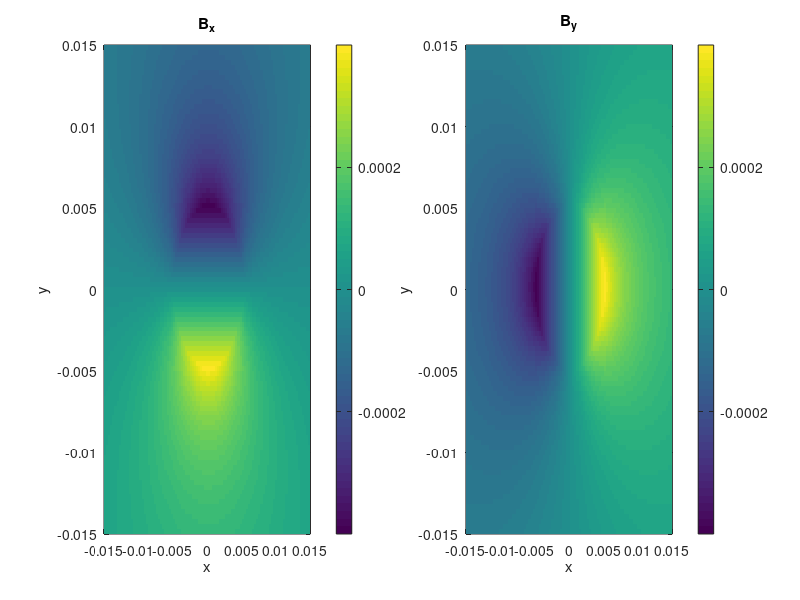
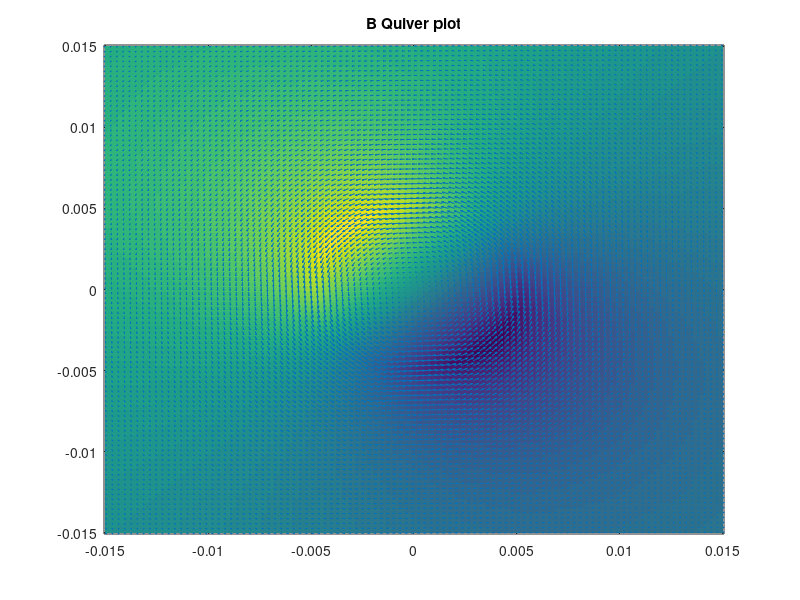
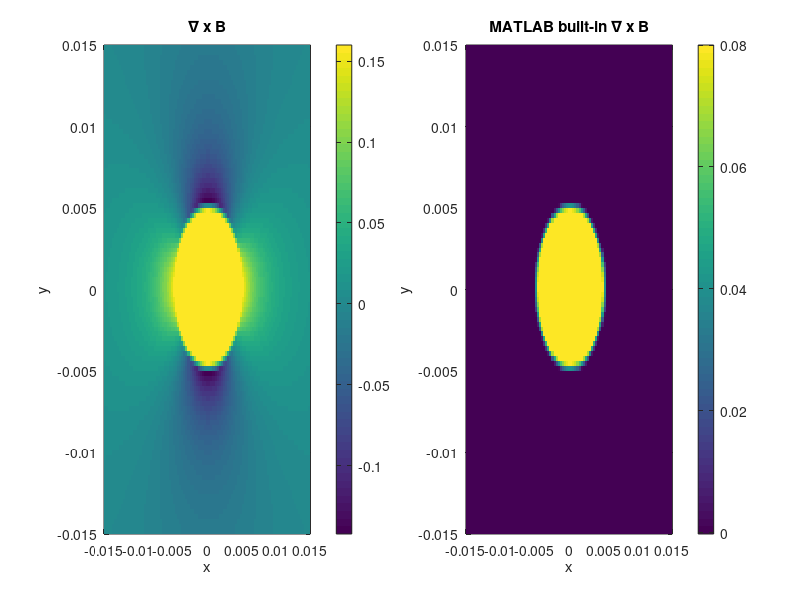
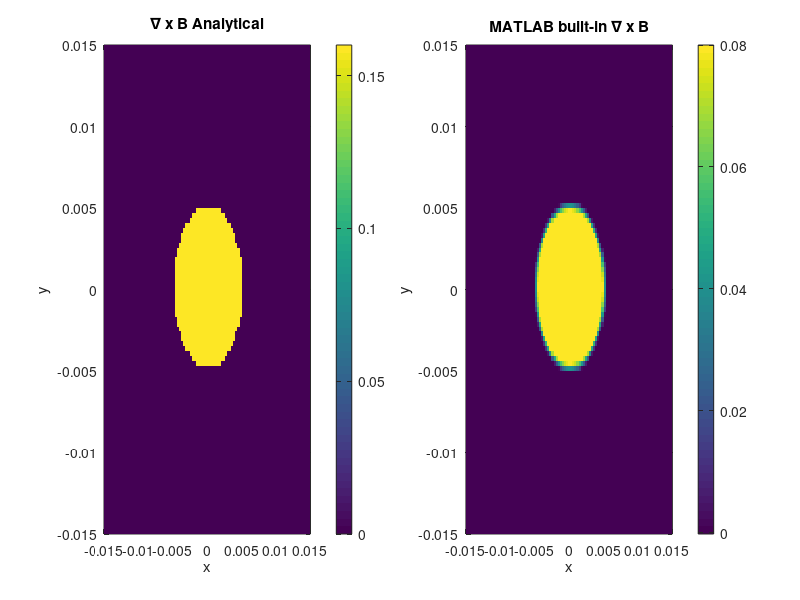

The MATLAB script that drew these images, in order: (Note: a time limit stopped this script after it produced the figures.)
%% Introduction
%Aldous George
%EP 501
%Project 5
%This code contains excerpts from codes provided by Dr. Zettergen.
%https://github.com/Zettergren-Courses/EP501_matlab/
clc
clearvars
close all
%% Problem 1

disp('Problem 1');
%Initiation
I   = 10;               %(A)
mu0 = 4*pi*10^(-7);     %(H/m)
a   = 0.005;            %(m)

lx=100;                 %size of x
ly=100;                 %size of y
x = linspace(-3*a,3*a,lx);
y = linspace(-3*a,3*a,ly);
[X,Y] = meshgrid(x,y);

Bx = zeros(lx,ly);
By = zeros(lx,ly);

for i=1:lx
    for j=1:ly
        cond = sqrt(x(i)^2+y(j)^2); %condition for piecewise function
        if cond<a
            Bx(i,j) = (mu0*I/(2*pi*a^2))*cond*(-(y(j)/cond));
            By(i,j) = (mu0*I/(2*pi*a^2))*cond*(x(i)/cond);
        else
            Bx(i,j) = (mu0*I/(2*pi))*(1/cond)*(-(y(j)/cond));
            By(i,j) = (mu0*I/(2*pi))*(1/cond)*(x(i)/cond);
        end %if
    end %for
end %for

%1-a
disp('1-a');
%plot
%Bx
figure(1);
subplot(1,2,1);
pcolor(X,Y,Bx');
xlim([-3*a,3*a]);
ylim([-3*a,3*a]);
xlabel('x');
ylabel('y');
title('B_x');
colorbar
shading flat
hold on
%By
figure(1)
subplot(1,2,2)
pcolor(X,Y,By');
xlim([-3*a,3*a]);
ylim([-3*a,3*a]);
xlabel('x');
ylabel('y');
title('B_y');
colorbar
shading flat

%1-b
disp('1-b')
figure(2)
pcolor(X,Y,Bx+By)
shading flat
hold on
quiver(X,Y,Bx',By');
title('B Quiver plot');

%1-c
disp('1-c')
dx=x(2)-x(1);
dy=y(2)-y(1);
gradBx=zeros(size(Bx));
gradBy=zeros(size(By));

Bx=Bx';
for i=1:lx      %Forward Difference
    gradBx(1,i)=(Bx(2,i)-Bx(1,i))/dy;                   %dBx/dy
    gradBy(1,i)=(By(2,i)-By(1,i))/dx;                   %dBy/dx
end


for j=1:ly      %Centered Difference
    for i=2:lx-1
        gradBx(i,j)=(Bx(i+1,j)-Bx(i-1,j))/2/dy;         %dBx/dy
        gradBy(i,j)=(By(i+1,j)-By(i-1,j))/2/dx;         %dBy/dx
    end %for
end %for

for i=1:lx      %Backward difference
    gradBx(lx,i)=(Bx(lx,i)-Bx(lx-1,i))/dy;              %dBx/dy
    gradBy(lx,i)=(By(lx,i)-By(lx-1,i))/dx;              %dBy/dx
end

curlB = gradBy-gradBx;
figure(3)
subplot(1,2,1)
pcolor(X,Y,curlB);
xlabel('x');
ylabel('y');
title('\nabla x B');
colorbar
shading flat

curlM = curl(X,Y,Bx,By');
figure(3)
subplot(1,2,2)
pcolor(X,Y,curlM);
xlabel('x');
ylabel('y');
title('MATLAB built-in \nabla x B');
colorbar
shading flat

%1-d
disp('1-d')

%Analytical
for i=1:lx
    for j=1:ly
        cond = sqrt(x(i)^2+y(j)^2); %condition for piecewise function
        if cond<a
            gradBxA(i,j) = -(mu0*I/(2*pi*a^2));
            gradByA(i,j) = (mu0*I/(2*pi*a^2));
        else
            gradBxA(i,j) = -(mu0*I/(2*pi))*(x(i)^2-y(j)^2)/(x(i)^2+y(j)^2)^2;
            gradByA(i,j) = (mu0*I/(2*pi))*(-x(i)^2+y(j)^2)/(x(i)^2+y(j)^2)^2;
        end %if
    end %for
end %for

CurlA=gradByA-gradBxA;

figure(4)
subplot(1,2,1)
pcolor(X,Y,CurlA);
xlabel('x');
ylabel('y');
title('\nabla x B Analytical');
colorbar
shading flat

figure(4)
subplot(1,2,2)
pcolor(X,Y,curlM);
xlabel('x');
ylabel('y');
title('MATLAB built-in \nabla x B');
colorbar
shading flat

%% Problem 2
disp('Problem 2')
%Initiation
Q = 1;              %(C)
a = 1;              %(m)
Eps0 = 8.854*10^-12;%(F/m)

lx = 100;                 %size of x
ly = 100;                 %size of y
lz = 100;                 %size of z
x = linspace(-3*a,3*a,lx);
y = linspace(-3*a,3*a,ly);
z = linspace(-3*a,3*a,lz);

%2-a
disp('2-a');
phi=zeros(lx,ly,lz);
[X,Y] = meshgrid(x,y);

for i=1:lx
    for j=1:ly
        for k=1:lz
            cond = sqrt(x(i)^2+y(j)^2+z(k)^2); %condition for piecewise function
            if cond<a
                phi(i,j,k) = Q/(4*pi*Eps0*a)-(Q/(8*pi*Eps0*a^3))*(x(i)^2 + y(j)^2 + z(k)^2 -a^2);
            else
                phi(i,j,k) = Q/(4*pi*Eps0*cond);
            end %if
        end%for
    end%for
end%for
figure(5)
pcolor(X,Y,phi(:,:,end/2));
xlim([-3*a,3*a]);
ylim([-3*a,3*a]);
set(gca,'FontSize',15);
xlabel('x');
ylabel('y');
title('\Phi');
colorbar
shading flat

%2-b
disp('2-b')
%Laplacian
dx = x(2)-x(1);
dy = y(2)-y(1);
dz = z(2)-z(1);

f=phi;
g=phi;
h=phi;

for l=1:2
    %x-derivative part of the divergence
    divx=zeros(size(f));
    divx(1,:,:)=(f(2,:,:)-f(1,:,:))/dx;
    for i=2:lx-1
        divx(i,:,:)=(f(i+1,:,:)-f(i-1,:,:))/2/dx;
    end %for
    divx(lx,:,:)=(f(lx,:,:)-f(lx-1,:,:))/dx;
    
    %y-derivative part of the divergence
    divy=zeros(size(g));
    divy(:,1,:)=(g(:,2,:)-g(:,1,:))/dy;
    for j=2:ly-1
        divy(:,j,:)=(g(:,j+1,:)-g(:,j-1,:))/2/dy;
    end %for
    divy(:,ly,:)=(g(:,ly,:)-g(:,ly-1,:))/dy;
    
    %z-derivative part of the divergence
    divz=zeros(size(h));
    divz(:,:,1)=(h(:,:,2)-h(:,:,1))/dz;
    for k=2:lz-1
        divz(:,:,k)=(h(:,:,k+1)-h(:,:,k-1))/2/dz;
    end %for
    divz(:,:,lz)=(h(:,:,lz)-h(:,:,lz-1))/dz;
    f=divx;
    g=divy;
    h=divz;
end

Laplace=divx+divy+divz;    %this is really laplacian b/c input is gradient

figure(6);
subplot(1,2,1)
surface(X,Y,Laplace(:,:,end/2));
set(gca,'FontSize',15);
xlabel('x');
ylabel('y');
title('Laplacian(\Phi) Numerical');
colorbar;
shading flat

%2-c
laplacaA=zeros(lx,ly,lz);
%Analytical
for i=1:lx
    for j=1:ly
        for k=1:lz
            cond = sqrt(x(i)^2+y(j)^2+z(k)^2); %condition for piecewise function
            if cond<a
                laplaceA(i,j,k) = -(3*Q/(4*pi*Eps0*a^3));
            else
                laplaceA(i,j,k) = -Q/(pi*Eps0)*(1/(x(i)^2+y(j)^2+z(k)^2)^2);
            end %if
        end%for
    end%for
end%for

%plot
figure(6);
subplot(1,2,2)
surface(X,Y,laplaceA(:,:,end/2));
set(gca,'FontSize',15);
xlabel('x');
ylabel('y');
title('Laplacian(\Phi) Analytical');
colorbar;
shading flat

%% Problem 3
disp('Problem 3')
%3-a
disp('3-a')
int=0;
intg = phi.*Laplace;
for i=1:lx-1
    for j=1:ly-1
        for k=1:lz-1
            int= int+(1/8)*(intg(i,j,k)+intg(i+1,j,k)+intg(i,j+1,k)+...
                intg(i,j,k+1)+intg(i+1,j+1,k)+intg(i+1,j,k+1)+intg(i,j+1,k+1)+...
                intg(i+1,j+1,k+1))*Eps0*dx*dy*dz;
        end %for
    end %for
end %for
W=-0.5*int;
W=W/10^9;

fprintf('W = %.2f GJ\n\n',W);


%% Problem 4
disp('Problem 4')
%4-a
disp('4-a');
phi=linspace(0,2*pi,100);
r0 = 2*a;
rx = r0*cos(phi);
ry = r0*sin(phi);

%plot
figure(7)
subplot(2,2,1)
%Bx with r
pcolor(X,Y,Bx);
xlim([-3*a,3*a]);
ylim([-3*a,3*a]);
xlabel('x');
ylabel('y');
title('B_x');
colorbar
shading flat
hold on
plot(rx,ry,'w')
%By with r
subplot(2,2,2)
pcolor(X,Y,By');
xlim([-3*a,3*a]);
ylim([-3*a,3*a]);
xlabel('x');
ylabel('y');
title('B_y');
colorbar
shading flat
hold on
plot(rx,ry,'w')
%Bx along r
subplot(2,2,3);
plot(phi,r0*sin(phi))
ylabel('B_x');
xlabel('\Phi [rad]')
title('B_x along r');
%By along r
subplot(2,2,4);
plot(phi,r0*cos(phi))
ylabel('B_y');
xlabel('\Phi [rad]')
title('B_y along r');

%4-c
dphi = phi(2)-phi(1);

gradrx=zeros(size(rx));
gradry=zeros(size(ry));

%Forward Difference
gradrx(i)=(rx(2)-rx(1))/dphi;                   %drx/dphi
gradry(i)=(ry(2)-ry(1))/dphi;                   %dry/dphi


%Centered Difference
for i=2:lx-1
    gradrx(i)=(rx(i+1)-rx(i-1))/2/dphi;         %drx/dphi
    gradry(i)=(ry(i+1)-ry(i-1))/2/dphi;         %dry/dphi
end %for

%Backward difference
gradrx(lx)=(rx(lx)-rx(lx-1))/dphi;              %drx/dphi
gradry(lx)=(ry(lx)-ry(lx-1))/dphi;              %dry/dphi

%plot
figure(8)
subplot(1,2,1);
plot(gradrx,gradry,'LineWidth',2);
title('Tangent vector to the path r (Numerical)');
xlabel('dx/d\phi');
ylabel('dy/d\phi');
subplot(1,2,2)
plot(r0*sin(phi),-r0*cos(phi),'LineWidth',2);
title('Tangent vector to the path r (Analytical)');
xlabel('dx/d\phi');
ylabel('dy/d\phi');

gradr=gradrx+gradry;
gradl=gradr.*dphi;

int=0;
intg = (rx+ry);

for i=1:lx-1
    int= int+(1/2)*(intg(i)+intg(i+1))*gradr(i)*dphi;
end %for

I=int;
fprintf('I = %.2f A', I);
